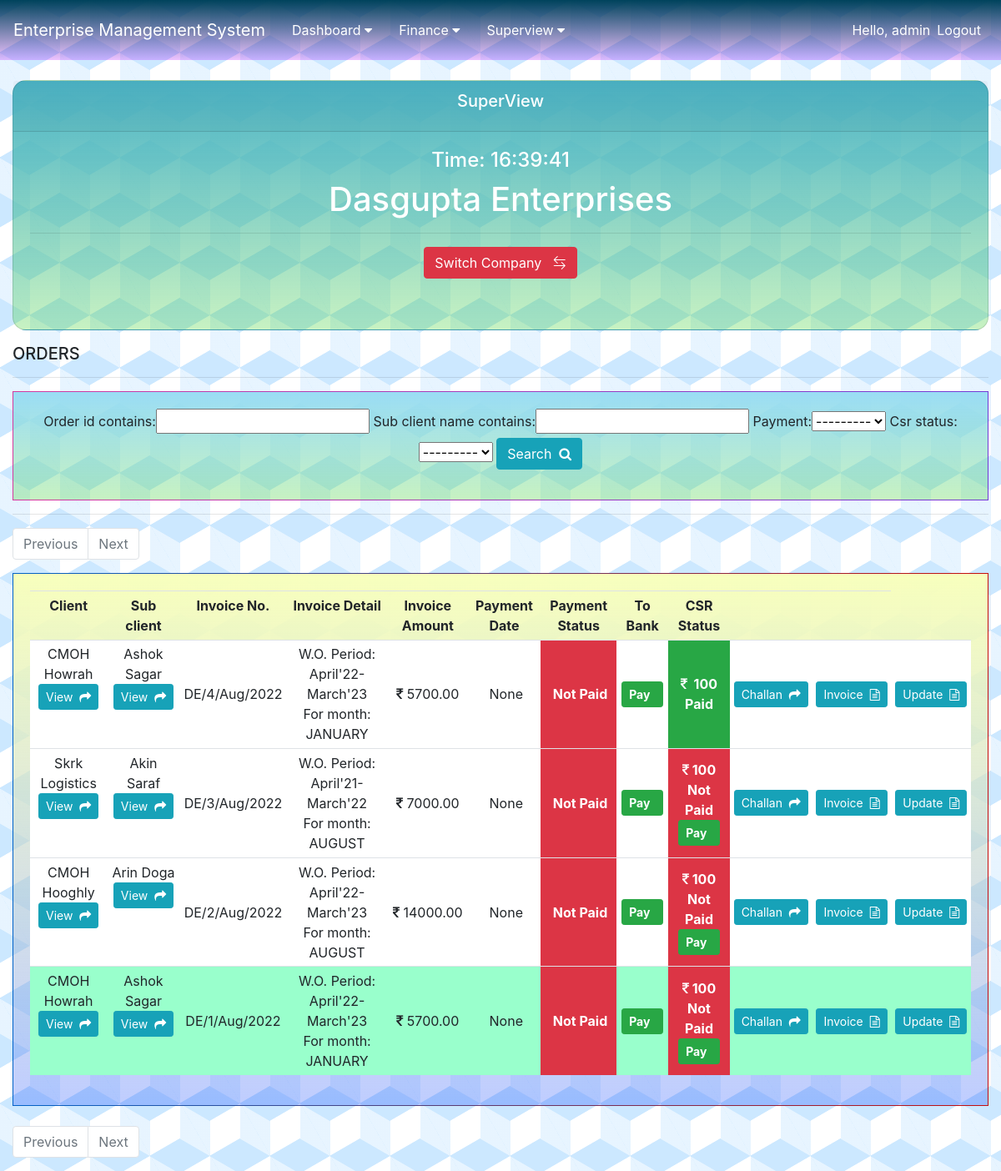
The page /DE_superview/ (signed in) on the database as committed earlier.
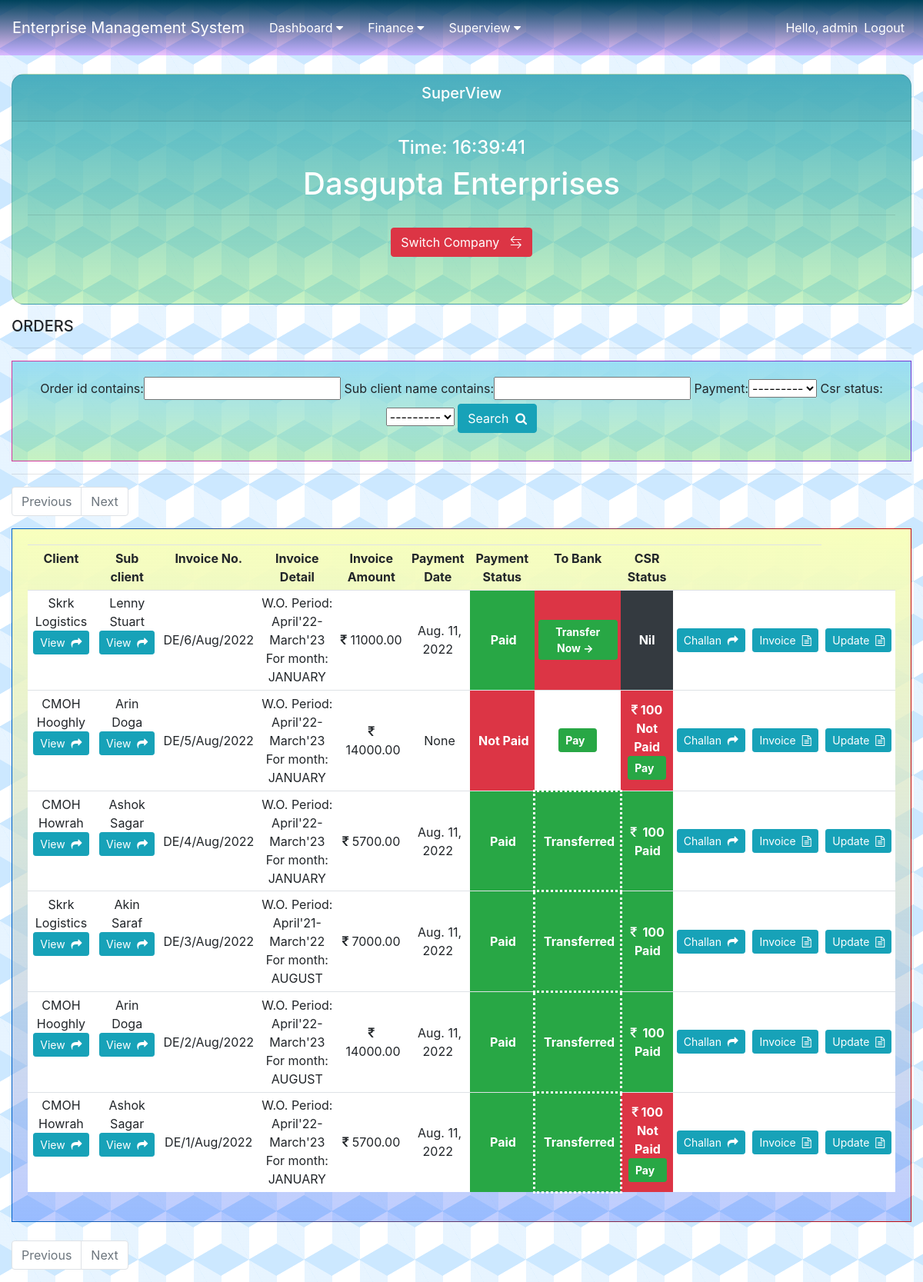
The same page on the database as committed later.
### company/models.py (models this page shows, shortened)
class Company(models.Model):
    name = models.CharField(max_length=100, null=True)
    timestamp = models.DateTimeField(auto_now_add=True, null=True)

### order/models.py (models this page shows, shortened)
class Order(models.Model):
    STATUS = (
        ('Pending', 'Pending'),
        ('Paid', 'Paid'),
    )
    CSR_value = (
        (True, 'Paid'),
        (False, 'Not Paid'),
    )
    MONTH = (
        ('JANUARY', 'JANUARY'),
        ('FEBRUARY', 'FEBRUARY'),
        ('MARCH', 'MARCH'),
        ('APRIL', 'APRIL'),
        ('MAY', 'MAY'),
        ('JUNE', 'JUNE'),
        ('JULY', 'JULY'),
        ('AUGUST', 'AUGUST'),
        ('SEPTEMBER', 'SEPTEMBER'),
        ('OCTOBER', 'OCTOBER'),
        ('NOVEMBER', 'NOVEMBER'),
        ('DECEMBER', 'DECEMBER'),
    )
    COLOUR_CODE = (
        ('#ffffff', 'None'),
        ('#ffc7c7', 'RED'),
        ('#99ffcc', 'GREEN'),
        ('#ffff99', 'YELLOW'),
    )
    order_id = models.CharField(max_length=120, null=True, blank=True)
    uid = models.CharField(max_length=4, null=True, blank=True)
    client = models.ForeignKey(Client, null=True, on_delete=models.CASCADE)
    colour_code = models.CharField(max_length=20, default='None', choices=COLOUR_CODE)
    company = models.ForeignKey(Company, null=True, on_delete=models.CASCADE)
    sub_client = models.ForeignKey(Sub_Client, null=True, on_delete=models.CASCADE)
    work_order_number = models.CharField(max_length=120, null=True, blank=True)
    service_1 = models.ForeignKey(Service, null=True, blank=True, on_delete=models.CASCADE, related_name='service_1')
    price_1 = models.DecimalField(default=0.00, max_digits=10, decimal_places=2)
    area_1 = models.DecimalField(default=0.00, max_digits=10, decimal_places=2)
    rate_1 = models.DecimalField(default=0.00, max_digits=10, decimal_places=2)
    service_2 = models.ForeignKey(Service, null=True, blank=True, on_delete=models.CASCADE, related_name='service_2')
    price_2 = models.DecimalField(default=0.00, max_digits=10, decimal_places=2)
    area_2 = models.DecimalField(default=0.00, max_digits=10, decimal_places=2)
    rate_2 = models.DecimalField(default=0.00, max_digits=10, decimal_places=2)
    service_3 = models.ForeignKey(Service, null=True, blank=True, on_delete=models.CASCADE, related_name='service_3')
    price_3 = models.DecimalField(default=0.00, max_digits=10, decimal_places=2)
    area_3 = models.DecimalField(default=0.00, max_digits=10, decimal_places=2)
    rate_3 = models.DecimalField(default=0.00, max_digits=10, decimal_places=2)
    service_4 = models.ForeignKey(Service, null=True, blank=True, on_delete=models.CASCADE, related_name='service_4')
    price_4 = models.DecimalField(default=0.00, max_digits=10, decimal_places=2)
    area_4 = models.DecimalField(default=0.00, max_digits=10, decimal_places=2)
    rate_4 = models.DecimalField(default=0.00, max_digits=10, decimal_places=2)
    upload_document = models.FileField(upload_to="document_uploaded/", blank=True)
    work_order_period = models.CharField(max_length=100, null=True, blank=True)
    invoice_for_month = models.CharField(max_length=100, default='JAN', choices=MONTH)
    date = models.CharField(max_length=20, default=datetime.datetime.now().strftime('%d/%m/%y'), null=True)
    frequency = models.CharField(max_length=100, null=True, blank=True)
    payment = models.CharField(max_length=100, default='Pending', choices=STATUS)
    payment_details = models.CharField(max_length=100, null=True, blank=True)
    payment_date = models.DateField(blank=True, null=True)
    bank_transfer = models.BooleanField(default=False)
    CSR = models.IntegerField(default=0)
    csr_status = models.BooleanField(default=False, choices=CSR_value)
    total = models.DecimalField(default=0.00, max_digits=10, decimal_places=2)
    challan_text = models.TextField(max_length=200, null=True, blank=True)
    remark = models.TextField(max_length=200, null=True, blank=True)
    serial_no = models.IntegerField(default=0)
    timestamp = models.DateTimeField(auto_now_add=True, null=True)

### client/models.py (models this page shows)
class Client(models.Model):
    company = models.ForeignKey(Company, null=True, on_delete=models.CASCADE)
    name = models.CharField(max_length=100, null=True)
    phone = models.CharField(max_length=20, null=True)
    email = models.EmailField()
    address = models.TextField(max_length=200, null=True)
    timestamp = models.DateTimeField(auto_now_add=True, null=True)
    def __str__(self):
        return self.name

class Sub_Client(models.Model):
    client = models.ForeignKey(Client, null=True, on_delete=models.CASCADE)
    name = models.CharField(max_length=100, null=True)
    phone = models.CharField(max_length=20, null=True)
    email = models.EmailField()
    address = models.TextField(max_length=200, null=True)
    work_order_number = models.CharField(max_length=120, null=True, blank=True)
    upload_document = models.FileField(upload_to="document_uploaded/", blank=True)
    work_order_period = models.CharField(max_length=100, null=True)
    frequency = models.CharField(max_length=100, null=True)
    CSR = models.IntegerField(default=0)
    timestamp = models.DateTimeField(auto_now_add=True, null=True)
    def __str__(self):
        return self.name

### dasguptaPest/DE_views.py (the view)
# urls.py: path('DE_superview/', DE_views.superview_page, name='DE_superview'),
@login_required(login_url='login')
def superview_page(request):
    orders = Order.objects.filter(company__name='Dasgupta Enterprises').order_by('-timestamp')
    order_filter = OrderFilter(request.GET, queryset=orders)
    orders = order_filter.qs
    p = Paginator(orders, 20)
    page = request.GET.get('page')
    page_order = p.get_page(page)
    context = {
        "title": "Dasgupta Enterprises",
        "orders": page_order,
        "page_order": page_order,
        "order_filter": order_filter,
        "time": datetime.datetime.now().time(),
    }
    return render(request, 'superview_test.html', context)

### templates/superview_test.html (shortened to what this page needs)
{% extends "base.html" %}
{% block content %}
<br>
<div class="container-fluid">
	<div class="row">
		<div class="col-md">
			<div class="card text-center text-white  mb-3" id="total-orders">
				<div class="card-header">
					<h5 class="card-title">SuperView</h5>
				</div>
				<div class="card-body">
					<h4>Time:&nbsp;<span id='time' ></span></h4>
					<h1 class="card-title">{{ title }}</h1>
					<hr>
					{% if title == 'Asian Chemicals' %}
						<a class="btn btn-danger" href="{% url 'DE_superview' %}">Switch Company&nbsp;&nbsp;&nbsp;<i class="bi bi-arrow-left-right"></i></a>
					{% else %}
						<a class="btn btn-danger" href="{% url 'AC_superview' %}">Switch Company&nbsp;&nbsp;&nbsp;<i class="bi bi-arrow-left-right"></i></a>
					{% endif %}
				</div>
			</div>
		</div>
	</div>
</div>
<div class="container-fluid">
	<div class="row">
		<div class="col-md-12">
			<h5>ORDERS</h5>
			<hr>
			<div class="card text-center card-body border-gradient-purple" id="search_card">
				<div class="form-group">
					<form method="get">
						{{ order_filter.form }}
						<button class="btn btn-info" type="submit">Search&nbsp;&nbsp;<i class="fa fa-search" aria-hidden="true"></i></button>
				</form>
				</div>
			</div>
			<hr>
			<ul class="pagination">
				{% if orders.has_previous %}
					<li class="page-item"><a class="page-link" href="/DE_superview/?page={{ orders.previous_page_number }}">Previous</a></li>
				{% else %}
					<li class="page-item disabled"><a class="page-link" href="#">Previous</a></li>
				{% endif %}
				{% if orders.has_next %}
				  	<li class="page-item"><a class="page-link" href="/DE_superview/?page={{ orders.next_page_number }}">Next</a></li>
				{% else %}
					<li class="page-item disabled"><a class="page-link" href="#">Next</a></li>
				{% endif %}
			</ul>
			<div class="card card-body border-gradient-red" id="listview-card-dash">
				<table class="table table-sm">
					<tr>
						<th class="text-center">Client</th>
						<th class="text-center">Sub client</th>
						<th class="text-center">Invoice No.</th>
						<th class="text-center">Invoice Detail</th>
						<th class="text-center">Invoice Amount</th>
						<th class="text-center">Payment Date</th>
						<th class="text-center">Payment Status</th>
						<th class="text-center">To Bank</th>
						<th class="text-center">CSR Status</th>
						<th></th>
						<th></th>
					</tr>
					{% for order in orders %}
						<tr style="background-color:{{ order.colour_code }};">
							<td class="text-center">{{ order.client }}<br><a type="button" class="btn btn-sm btn-info" href="{% url 'client:client_view' order.client.id %}">View&nbsp;&nbsp;<i class="fa fa-share" aria-hidden="true"></i></a></td>
							<td class="text-center">{{ order.sub_client }}<br><a type="button" class="btn btn-sm btn-info" href="{% url 'client:sub_client_page' order.sub_client.id %}">View&nbsp;&nbsp;<i class="fa fa-share" aria-hidden="true"></i></a></td>
							<td class="text-center" style="vertical-align: middle;">{{ order.order_id }}</td>
							<td class="text-center">
								W.O. Period: {{ order.work_order_period }}<br>
								For month: {{ order.invoice_for_month }}<br>
							</td>
							<td class="text-center" style="vertical-align: middle;"><i class="fa fa-rupee"></i>&nbsp;{{ order.total }}</td>
							<td class="text-center" style="vertical-align: middle;">&nbsp;{{ order.payment_date }}</td>
							{% if order.payment == 'Pending' %}
								<td class="bg-danger text-white text-center font-weight-bold" style="vertical-align: middle;">&nbsp;Not Paid</td>
								<td class="text-center" style="vertical-align: middle;"><a href="{% url 'order:amount_pay' order.id %}" type="button" class="btn btn-sm btn-success font-weight-bold">Pay&nbsp;&nbsp;</a></td>
							{% else %}
								<td class="bg-success text-white text-center font-weight-bold" style="vertical-align: middle;">&nbsp;Paid</td>
								{% if order.bank_transfer == False %}
									{% if request.user.is_superuser %}
										<td class="bg-danger text-white text-center font-weight-bold" style="vertical-align: middle;"><a href="{% url 'order:bank_transfer' order.id %}" type="button" class="btn btn-sm btn-success font-weight-bold">Transfer Now ->&nbsp;&nbsp;</a></td>
									{% else %}
										<td class="bg-danger text-white text-center font-weight-bold"  style="vertical-align: middle;">&nbsp;Not Transferred</td>
									{% endif %}
								{% else %}
									<td class="bg-success text-white text-center font-weight-bold" style="border: dotted; vertical-align: middle;">&nbsp;Transferred</td>
								{% endif %}
							{% endif %}
                            {% if order.CSR != 0 %}
								{% if order.csr_status == True %}
									<td class="bg-success text-white text-center font-weight-bold" style="vertical-align: middle;"><i class="fa fa-rupee"></i>
										&nbsp;{{ order.CSR }}
										Paid
									</td>
								{% else %}
									<td class="bg-danger text-white text-center font-weight-bold" style="vertical-align: middle;">
										<span>
											<i class="fa fa-rupee"></i>
											{{ order.CSR }}
											Not Paid<br>
											{% if request.user.is_superuser %}
												<a href="{% url 'order:csr_pay' order.id %}" type="button" class="btn btn-sm btn-success font-weight-bold">Pay&nbsp;&nbsp;</a>
											{% endif %}
										</span>
									</td>
								{% endif %}
							{% else %}
								<td class="bg-dark text-white text-center font-weight-bold" style="vertical-align: middle;">Nil</td>
							{% endif %}
							<td class="text-center" style="vertical-align: middle;"><a href="{% url 'order:view_order' order.id %}" type="button" class="btn btn-sm btn-info">Challan&nbsp;&nbsp;<i class="fa fa-share" aria-hidden="true"></i></a></td>
						    <td class="text-center" style="vertical-align: middle;"><a href="{% url 'order:invoice' order.id %}" type="button" class="btn btn-sm btn-info">Invoice&nbsp;&nbsp;<i class="fa fa-file-text-o" aria-hidden="true"></i></a></td>
							<td class="text-center" style="vertical-align: middle;"><a href="{% url 'order:update_order' order.id 1 %}" type="button" class="btn btn-sm btn-info">Update&nbsp;&nbsp;<i class="fa fa-file-text-o" aria-hidden="true"></i></a></td>
						</tr>
					{% endfor %}
				</table>
			</div>
			<br>
			<ul class="pagination">
				{% if orders.has_previous %}
					<li class="page-item"><a class="page-link" href="/DE_superview/?page={{ orders.previous_page_number }}">Previous</a></li>
				{% else %}
					<li class="page-item disabled"><a class="page-link" href="#">Previous</a></li>
				{% endif %}
				{% if orders.has_next %}
				  	<li class="page-item"><a class="page-link" href="/DE_superview/?page={{ orders.next_page_number }}">Next</a></li>
				{% else %}
					<li class="page-item disabled"><a class="page-link" href="#">Next</a></li>
				{% endif %}
			</ul>
		</div>
	</div>
</div>
{% endblock %}

### templates/base.html (shortened to what this page needs)
<!DOCTYPE html>
<html lang="en">
  <head>
   {% include "css.html" %}
  </head>
   {% include "navbar.html" %}
  <body>
  {% block content %}
  {% endblock %}
  </body>
</html>

### templates/css.html (shortened to what this page needs)
{% load static %}
<link rel="stylesheet" href="https://stackpath.bootstrapcdn.com/bootstrap/4.4.1/css/bootstrap.min.css"
>
<link rel="stylesheet" href='{% static "css/main.css" %}'>
<link rel="stylesheet" href="https://cdn.jsdelivr.net/npm/bootstrap-icons@1.3.0/font/bootstrap-icons.css">
<link rel="stylesheet" href="https://cdnjs.cloudflare.com/ajax/libs/font-awesome/4.7.0/css/font-awesome.min.css">

### templates/navbar.html (shortened to what this page needs)
<nav class="navbar navbar-expand-lg navbar-dark" style="background: linear-gradient(#00435c, #b400ff3d);">
  <a class="navbar-brand" href="{% url 'home' %}">Enterprise Management System</a>
  <div class="collapse navbar-collapse" id="navbarNav">
    <ul class="navbar-nav mr-auto">
      <div class="dropdown">
        <button class="dropbtn">Dashboard
          <i class="fa fa-caret-down"></i>
        </button>
      </div>
      {% if request.user.is_superuser %}
      <div class="dropdown">
        <button class="dropbtn">Finance
          <i class="fa fa-caret-down"></i>
        </button>
      </div>
      {% endif %}
      <div class="dropdown">
        <button class="dropbtn">Superview
          <i class="fa fa-caret-down"></i>
        </button>
      </div>
    </ul>
    <ul class="navbar-nav ml-auto">
      {% if request.user.is_authenticated %}
        <li class="nav-item">
          <span class="navbar-text" style="color: white;">Hello, {{ request.user }}</span>
        </li>
        <li class="nav-item">
          <a class="nav-link" href="{% url 'logout' %}" style="color: white;">Logout</a>
        </li>
      {% endif %}
    </ul>
  </div>
</nav>

### static/css/main.css (style rules this page uses)
body { background-color: #ffffff; opacity: 1; width: flex; background-image: linear-gradient(30deg, #cce8ff 12%, transparent 12.5%, transparent 87%, #cce8ff 87.5%, #cce8ff), linear-gradient(150deg, #cce8ff 12%, transparent 12.5%, transparent 87%, #cce8ff 87.5%, #cce8ff), linear-gradient(30deg, #cce8ff 12%, transparent 12.5%, transparent 87%, #cce8ff 87.5%, #cce8ff), linear-gradient(150deg, #cce8ff 12%, transparent 12.5%, transparent 87%, #cce8ff 87.5%, #cce8ff), linear-gradient(60deg, #cce8ff77 25%, transparent 25.5%, transparent 75%, #cce8ff77 75%, #cce8ff77), linear-gradient(60deg, #cce8ff77 25%, transparent 25.5%, transparent 75%, #cce8ff77 75%, #cce8ff77); background-size: 72px 126px; background-position: 0 0, 0 0, 36px 63px, 36px 63px, 0 0, 36px 63px; }
#total-orders { border-radius: 1rem; height: 300px; background: linear-gradient(#4cb4c7, #4bd53a4f); }
#listview-card-dash { background: linear-gradient(#f8ffbd, #0037ff40); }
#search_card { background: linear-gradient(#9addf5, #4bd53a4f); }
.dropbtn { background-color: #00000000; color: white; padding: 16px; font-size: 16px; border: none; }
.border-gradient-purple { border-width: thin; border-image-slice: 1; border-image-source: linear-gradient(to left, #743ad5, #d53a9d); }
.border-gradient-red { border-width: thin; border-image-slice: 1; border-image-source: linear-gradient(to left, #c50d0d, #0062c8); }
.dropdown { position: relative; display: inline-block; }

Rows that differ between the two databases and show on the page:
added Order: client "Skrk Logistics", sub_client "Lenny Stuart", order_id "DE/6/Aug/2022", work_order_period "April'22-March'23", invoice_for_month "JANUARY", total "11000.00", payment_date "Aug. 11, 2022", payment "Paid", CSR "Nil"
added Order: client "CMOH Hooghly", sub_client "Arin Doga", order_id "DE/5/Aug/2022", work_order_period "April'22-March'23", invoice_for_month "JANUARY", total "14000.00", payment_date "None", payment "Not Paid", CSR "100", shows "Pay"
changed Order "DE/4/Aug/2022": payment_date "None" → "Aug. 11, 2022"; payment "Not Paid Pay" → "Paid Transferred"
changed Order "DE/3/Aug/2022": payment_date "None" → "Aug. 11, 2022"; payment "Not Paid Pay" → "Paid Transferred"; csr_status "Not Paid Pay" → "Paid"
changed Order "DE/2/Aug/2022": payment_date "None" → "Aug. 11, 2022"; payment "Not Paid Pay" → "Paid Transferred"; csr_status "Not Paid Pay" → "Paid"
changed Order "DE/1/Aug/2022": colour_code "#99ffcc" → "#ffffff" (drawn); payment_date "None" → "Aug. 11, 2022"; payment "Not Paid Pay" → "Paid Transferred"
